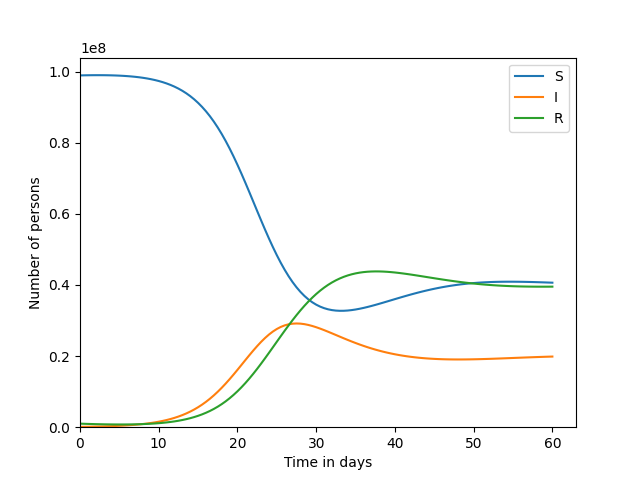

Here is the Python script that generated this plot:
# Include waning immunity in the SIR model, so 
# that people can eventually become susceptible 
# again. The time constant waning_time is defined
# such that eventually there are twice as many 
# recovered people as there are infected people.

import matplotlib.pyplot
import numpy
import math

h = 0.5 # days
end_time = 60. # days
num_steps = int(end_time / h)
times = h * numpy.array(range(num_steps + 1))

def waning():
    transmission_coeff = 5e-9 # 1 / (day * person)
    infectious_time = 5. # days

    waning_time = 10

    s = numpy.zeros(num_steps + 1)
    i = numpy.zeros(num_steps + 1)
    r = numpy.zeros(num_steps + 1)

    s[0] = 1e8 - 1e6 - 1e5
    i[0] = 1e5
    r[0] = 1e6

    for step in range(num_steps):
        s2i = h * transmission_coeff * s[step] * i[step]
        i2r = h / infectious_time * i[step]
        r2s = h / waning_time * r[step]
        s[step + 1] = s[step] - s2i + r2s
        i[step + 1] = i[step] + s2i- i2r
        r[step + 1] = r[step] + i2r - r2s

    return s, i, r

s, i, r = waning()

def plot_me():
    s_plot = matplotlib.pyplot.plot(times, s, label = 'S')
    i_plot = matplotlib.pyplot.plot(times, i, label = 'I')
    r_plot = matplotlib.pyplot.plot(times, r, label = 'R')
    matplotlib.pyplot.legend(('S', 'I', 'R'), loc = 'upper right')

    axes = matplotlib.pyplot.gca()
    axes.set_xlabel('Time in days')
    axes.set_ylabel('Number of persons')
    matplotlib.pyplot.xlim(xmin = 0.)
    matplotlib.pyplot.ylim(ymin = 0.)
    matplotlib.pyplot.show()
plot_me()
